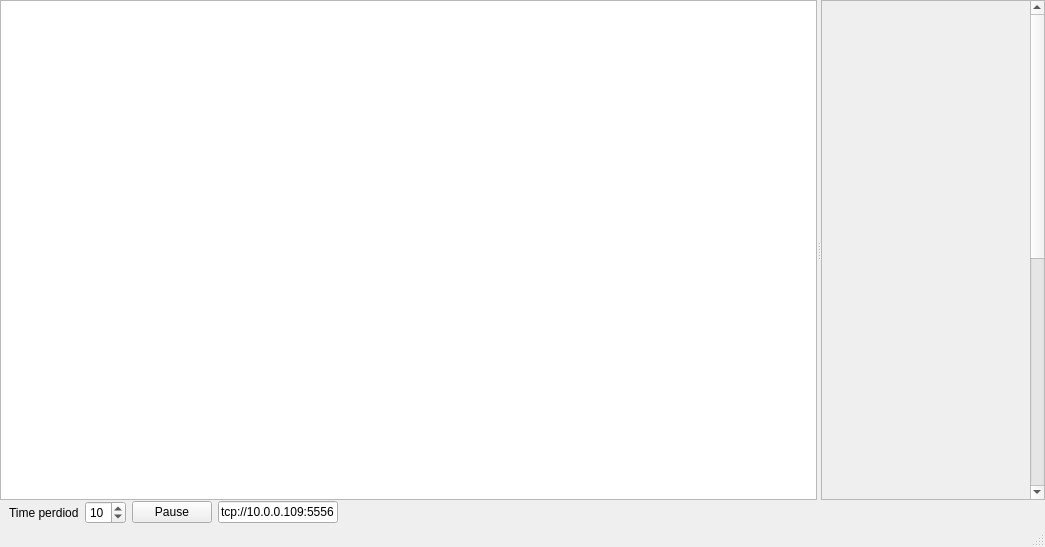
<?xml version="1.0" encoding="UTF-8"?>
<ui version="4.0">
 <class>MainWindow</class>
 <widget class="QMainWindow" name="MainWindow">
  <property name="geometry">
   <rect>
    <x>0</x>
    <y>0</y>
    <width>1035</width>
    <height>547</height>
   </rect>
  </property>
  <property name="windowTitle">
   <string>Imaginarium Monitor</string>
  </property>
  <widget class="QWidget" name="centralWidget">
   <layout class="QVBoxLayout" name="verticalLayout_6">
    <property name="spacing">
     <number>0</number>
    </property>
    <property name="leftMargin">
     <number>0</number>
    </property>
    <property name="topMargin">
     <number>0</number>
    </property>
    <property name="rightMargin">
     <number>0</number>
    </property>
    <property name="bottomMargin">
     <number>0</number>
    </property>
    <item>
     <layout class="QVBoxLayout" name="verticalLayout_5">
      <property name="spacing">
       <number>0</number>
      </property>
      <item>
       <widget class="QWidget" name="widget_4" native="true">
        <layout class="QHBoxLayout" name="horizontalLayout">
         <property name="spacing">
          <number>0</number>
         </property>
         <property name="leftMargin">
          <number>0</number>
         </property>
         <property name="topMargin">
          <number>0</number>
         </property>
         <property name="rightMargin">
          <number>0</number>
         </property>
         <property name="bottomMargin">
          <number>0</number>
         </property>
         <item>
          <widget class="QSplitter" name="splitter">
           <property name="orientation">
            <enum>Qt::Horizontal</enum>
           </property>
           <property name="opaqueResize">
            <bool>true</bool>
           </property>
           <property name="childrenCollapsible">
            <bool>false</bool>
           </property>
           <widget class="QWidget" name="widget" native="true">
            <property name="minimumSize">
             <size>
              <width>100</width>
              <height>0</height>
             </size>
            </property>
            <layout class="QVBoxLayout" name="verticalLayout">
             <property name="spacing">
              <number>4</number>
             </property>
             <property name="leftMargin">
              <number>0</number>
             </property>
             <property name="topMargin">
              <number>0</number>
             </property>
             <property name="rightMargin">
              <number>0</number>
             </property>
             <property name="bottomMargin">
              <number>0</number>
             </property>
             <item>
              <widget class="QGraphicsView" name="mMapGraphicsView">
               <property name="verticalScrollBarPolicy">
                <enum>Qt::ScrollBarAlwaysOff</enum>
               </property>
               <property name="horizontalScrollBarPolicy">
                <enum>Qt::ScrollBarAlwaysOff</enum>
               </property>
              </widget>
             </item>
            </layout>
           </widget>
           <widget class="QWidget" name="widget_2" native="true">
            <property name="minimumSize">
             <size>
              <width>100</width>
              <height>0</height>
             </size>
            </property>
            <layout class="QVBoxLayout" name="verticalLayout_4">
             <property name="spacing">
              <number>4</number>
             </property>
             <property name="leftMargin">
              <number>0</number>
             </property>
             <property name="topMargin">
              <number>0</number>
             </property>
             <property name="rightMargin">
              <number>0</number>
             </property>
             <property name="bottomMargin">
              <number>0</number>
             </property>
             <item>
              <widget class="QScrollArea" name="scrollArea">
               <property name="widgetResizable">
                <bool>true</bool>
               </property>
               <widget class="QWidget" name="scrollAreaWidgetContents">
                <property name="geometry">
                 <rect>
                  <x>0</x>
                  <y>-462</y>
                  <width>81</width>
                  <height>960</height>
                 </rect>
                </property>
                <layout class="QVBoxLayout" name="verticalLayout_7">
                 <property name="spacing">
                  <number>0</number>
                 </property>
                 <property name="leftMargin">
                  <number>0</number>
                 </property>
                 <property name="topMargin">
                  <number>0</number>
                 </property>
                 <property name="rightMargin">
                  <number>0</number>
                 </property>
                 <property name="bottomMargin">
                  <number>0</number>
                 </property>
                 <item>
                  <widget class="QWidget" name="mTopChartContainer" native="true">
                   <property name="minimumSize">
                    <size>
                     <width>0</width>
                     <height>320</height>
                    </size>
                   </property>
                   <layout class="QVBoxLayout" name="verticalLayout_2">
                    <property name="spacing">
                     <number>0</number>
                    </property>
                    <property name="leftMargin">
                     <number>0</number>
                    </property>
                    <property name="topMargin">
                     <number>0</number>
                    </property>
                    <property name="rightMargin">
                     <number>0</number>
                    </property>
                    <property name="bottomMargin">
                     <number>0</number>
                    </property>
                   </layout>
                  </widget>
                 </item>
                 <item>
                  <widget class="QWidget" name="mBottomChartContainer" native="true">
                   <property name="minimumSize">
                    <size>
                     <width>0</width>
                     <height>320</height>
                    </size>
                   </property>
                   <layout class="QVBoxLayout" name="verticalLayout_3">
                    <property name="spacing">
                     <number>0</number>
                    </property>
                    <property name="leftMargin">
                     <number>0</number>
                    </property>
                    <property name="topMargin">
                     <number>0</number>
                    </property>
                    <property name="rightMargin">
                     <number>0</number>
                    </property>
                    <property name="bottomMargin">
                     <number>0</number>
                    </property>
                   </layout>
                  </widget>
                 </item>
                 <item>
                  <widget class="QWidget" name="mGyroChartContainer" native="true">
                   <property name="minimumSize">
                    <size>
                     <width>0</width>
                     <height>320</height>
                    </size>
                   </property>
                   <layout class="QVBoxLayout" name="verticalLayout_8"/>
                  </widget>
                 </item>
                </layout>
               </widget>
              </widget>
             </item>
            </layout>
           </widget>
          </widget>
         </item>
        </layout>
       </widget>
      </item>
      <item>
       <widget class="QWidget" name="widget_5" native="true">
        <property name="maximumSize">
         <size>
          <width>16777215</width>
          <height>25</height>
         </size>
        </property>
        <layout class="QHBoxLayout" name="horizontalLayout_3">
         <property name="leftMargin">
          <number>9</number>
         </property>
         <property name="topMargin">
          <number>0</number>
         </property>
         <property name="rightMargin">
          <number>0</number>
         </property>
         <property name="bottomMargin">
          <number>0</number>
         </property>
         <item>
          <widget class="QLabel" name="label_4">
           <property name="text">
            <string>Time perdiod</string>
           </property>
          </widget>
         </item>
         <item>
          <widget class="QSpinBox" name="mTimePerdiodSpin">
           <property name="minimum">
            <number>1</number>
           </property>
           <property name="maximum">
            <number>30</number>
           </property>
           <property name="value">
            <number>10</number>
           </property>
          </widget>
         </item>
         <item>
          <widget class="QPushButton" name="mPauseButton">
           <property name="text">
            <string>Pause</string>
           </property>
           <property name="checkable">
            <bool>true</bool>
           </property>
          </widget>
         </item>
         <item>
          <widget class="QLineEdit" name="mAddressLineEdit">
           <property name="minimumSize">
            <size>
             <width>120</width>
             <height>0</height>
            </size>
           </property>
           <property name="text">
            <string>tcp://10.0.0.109:5556</string>
           </property>
          </widget>
         </item>
         <item>
          <spacer name="horizontalSpacer">
           <property name="orientation">
            <enum>Qt::Horizontal</enum>
           </property>
           <property name="sizeType">
            <enum>QSizePolicy::MinimumExpanding</enum>
           </property>
           <property name="sizeHint" stdset="0">
            <size>
             <width>707</width>
             <height>20</height>
            </size>
           </property>
          </spacer>
         </item>
        </layout>
       </widget>
      </item>
     </layout>
    </item>
   </layout>
  </widget>
  <widget class="QStatusBar" name="statusBar"/>
  <action name="actionQuitter">
   <property name="text">
    <string>Quitter</string>
   </property>
  </action>
 </widget>
 <layoutdefault spacing="6" margin="11"/>
 <resources/>
 <connections/>
</ui>
